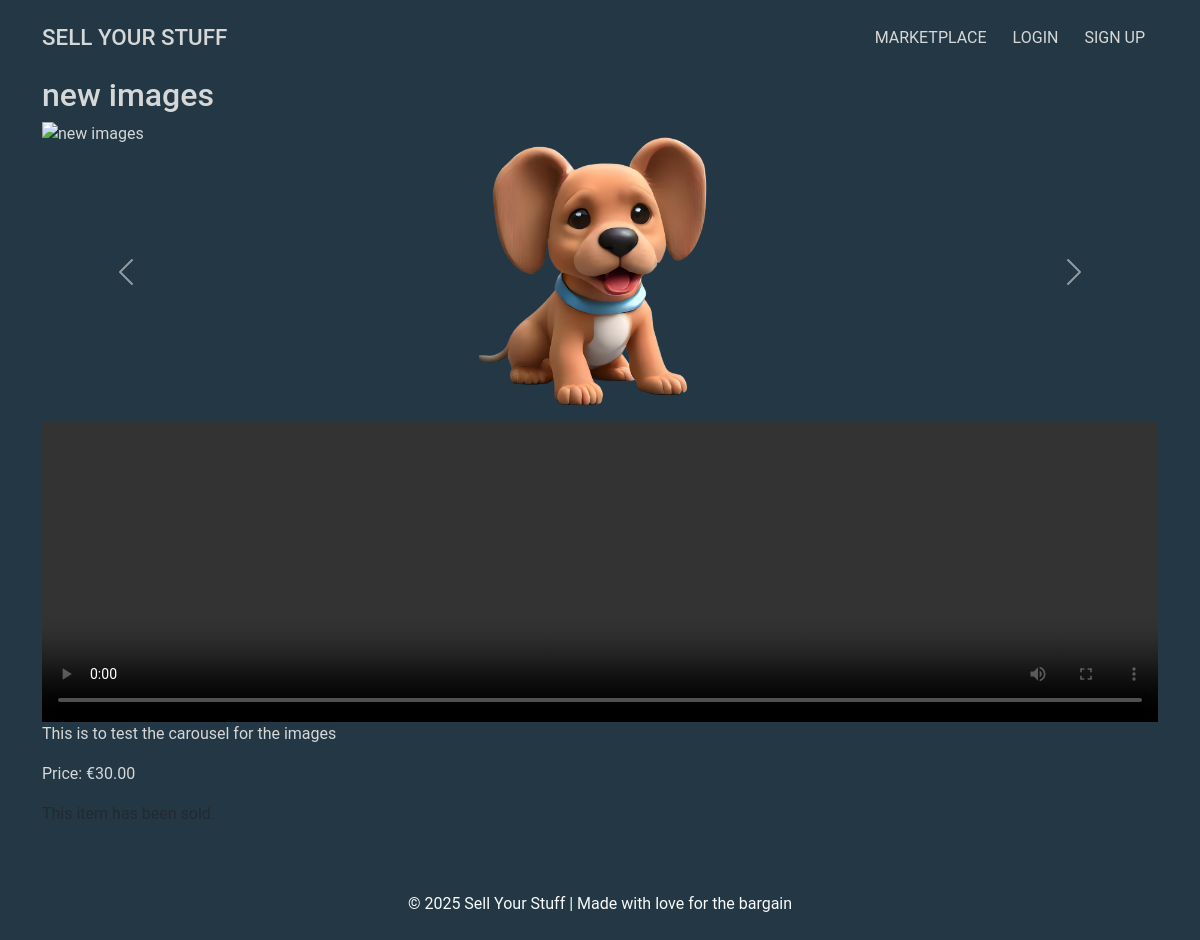
/sales/3/, run on the app's committed database.
### sales/models.py (models this page shows, shortened)
class Sale(models.Model):
    STATUS_CHOICES = [
        ("available", "Available"),
        ("sold", "Sold"),
        ("pending", "Pending"),  # Pending approval by seller
    ]
    user = models.ForeignKey(User, on_delete=models.CASCADE)  # Seller
    title = models.CharField(max_length=200)
    description = models.TextField()
    price = models.DecimalField(max_digits=10, decimal_places=2)
    main_image = models.ImageField(
        upload_to="product_images/", blank=True, null=True
    )  # Main image
    image_1 = models.ImageField(upload_to="product_images/", blank=True, null=True)
    image_2 = models.ImageField(upload_to="product_images/", blank=True, null=True)
    image_3 = models.ImageField(upload_to="product_images/", blank=True, null=True)
    video = models.FileField(
        upload_to="product_videos/", blank=True, null=True
    )  # Video upload field
    status = models.CharField(
        max_length=10, choices=STATUS_CHOICES, default="available"
    )
    created_at = models.DateTimeField(auto_now_add=True)

### sales/views.py (the view)
# urls.py: path("<int:sale_id>/", views.sale_detail, name="sale_detail"),
def sale_detail(request, sale_id):
    sale = get_object_or_404(Sale, id=sale_id)
    purchase = None
    if sale.status == "sold" and request.user.is_authenticated:
        purchase = Purchase.objects.filter(sale=sale, buyer=request.user).first()
    return render(
        request, "sales/sale_detail.html", {"sale": sale, "purchase": purchase}
    )

### sell_ur_stuff_site/context_processors.py (called while the page is built)
def unread_notifications(request):
    if request.user.is_authenticated:
        unread_count = Notification.objects.filter(
            user=request.user, is_read=False
        ).count()
    else:
        unread_count = 0
    return {"unread_notifications": unread_count}

### sales/templates/sales/sale_detail.html (shortened to what this page needs)
{% extends "base.html" %}
{% block content %}
  <h2>{{ sale.title }}</h2>
  {% if sale.main_image or sale.image_1 or sale.image_2 or sale.image_3 %}
    <div id="saleCarousel" class="carousel slide" data-bs-ride="carousel">
      <div class="carousel-inner">
        {% if sale.main_image %}
          <div class="carousel-item active">
          </div>
        {% endif %}
        {% if sale.image_2 %}
          <div class="carousel-item {% if not sale.image and not sale.image_1 %}active{% endif %}">
            <img src="{{ sale.image_2.url }}"
                 alt="{{ sale.title }} - Image 2"
                 class="d-block w-100 sale-image"
                 width=""
                 height="" />
          </div>
        {% endif %}
      </div>
      <button class="carousel-control-prev"
              type="button"
              data-bs-target="#saleCarousel"
              data-bs-slide="prev">
        <span class="carousel-control-prev-icon" aria-hidden="true"></span>
      </button>
      <button class="carousel-control-next"
              type="button"
              data-bs-target="#saleCarousel"
              data-bs-slide="next">
        <span class="carousel-control-next-icon" aria-hidden="true"></span>
      </button>
    </div>
  {% endif %}
  {% if sale.video %}
    <video controls class="video-responsive sale-video">
      <source src="{{ sale.video.url }}" type="video/mp4" />
    </video>
  {% endif %}
  <p>{{ sale.description }}</p>
  <p>Price: €{{ sale.price }}</p>
  {% if user == sale.user and sale.status == "available" %}
    <a href="{% url 'sale_update' sale.id %}" class="btn btn-warning">Edit</a>
    <form method="post" action="{% url 'sale_delete' sale.id %}" class="inline-form">
        {% csrf_token %}
        <button type="submit" class="btn btn-danger">Delete</button>
    </form>
  {% elif sale.status == "available" %}
    <a href="{% url 'buy_product' sale.id %}" class="btn btn-success">Buy</a>
    <a href="{% url 'make_offer' sale.id %}" class="btn btn-warning">Make Offer</a>
  {% else %}
    {% if purchase %}
        <p class="text-success">Congrats on your purchase!</p>
    {% elif user == sale.user %}
        <p class="text-success">Great News! This item has been sold.</p>
    {% else %}
        <p class="text-muted">This item has been sold.</p>
    {% endif %}
{% endif %}
{% endblock content %}

### static/css/styles.css (style rules this page uses)
:root { --main-bg-color: #233844; --main-bg-shadow: #233844b7; --secondary-bg-color: #3e4f5e5c; --main-font-color: #0d75b5; --secondary-font-color: #d5d7d8; --hover-color: #ffcc81; }
* { margin: 0; padding: 0; box-sizing: border-box; }
body { font-family: 'Roboto', sans-serif; background-color: var(--main-bg-color); color: var(--secondary-font-color); }
.sale-image, .sale-video { max-height: 300px; object-fit: contain; }
.sale-video { max-width: 100%; }

### data on the page
Sale: title "new images", image_2 (picture), description "This is to test the carousel for the images", price "30.00"
